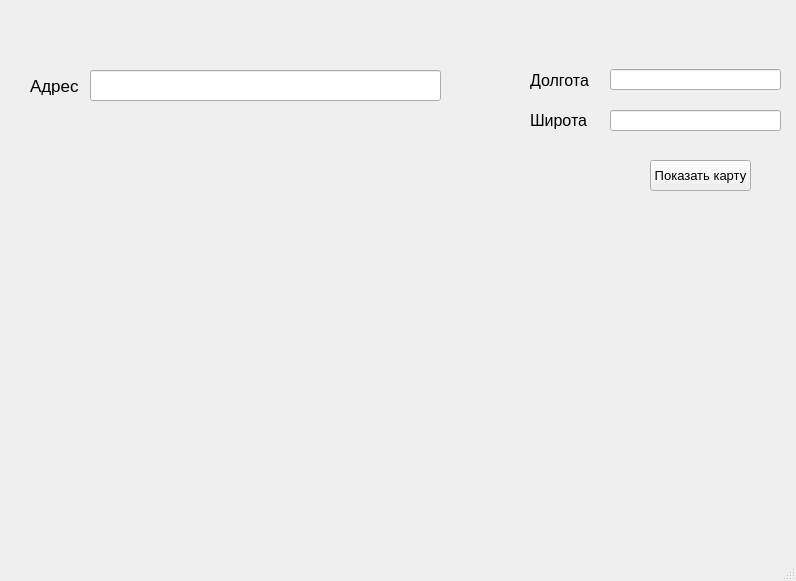
<?xml version="1.0" encoding="UTF-8"?>
<ui version="4.0">
 <class>MainWindow</class>
 <widget class="QMainWindow" name="MainWindow">
  <property name="geometry">
   <rect>
    <x>0</x>
    <y>0</y>
    <width>796</width>
    <height>581</height>
   </rect>
  </property>
  <property name="windowTitle">
   <string>MainWindow</string>
  </property>
  <widget class="QWidget" name="centralwidget">
   <widget class="QLineEdit" name="input_address">
    <property name="geometry">
     <rect>
      <x>90</x>
      <y>70</y>
      <width>351</width>
      <height>31</height>
     </rect>
    </property>
   </widget>
   <widget class="QLabel" name="label_text_address">
    <property name="geometry">
     <rect>
      <x>30</x>
      <y>70</y>
      <width>51</width>
      <height>31</height>
     </rect>
    </property>
    <property name="font">
     <font>
      <pointsize>13</pointsize>
     </font>
    </property>
    <property name="text">
     <string>Адрес</string>
    </property>
   </widget>
   <widget class="QLabel" name="label_map">
    <property name="geometry">
     <rect>
      <x>30</x>
      <y>140</y>
      <width>451</width>
      <height>351</height>
     </rect>
    </property>
    <property name="text">
     <string/>
    </property>
   </widget>
   <widget class="QLineEdit" name="input_long">
    <property name="geometry">
     <rect>
      <x>610</x>
      <y>69</y>
      <width>171</width>
      <height>21</height>
     </rect>
    </property>
   </widget>
   <widget class="QLineEdit" name="input_width">
    <property name="geometry">
     <rect>
      <x>610</x>
      <y>110</y>
      <width>171</width>
      <height>21</height>
     </rect>
    </property>
   </widget>
   <widget class="QLabel" name="label_text_l">
    <property name="geometry">
     <rect>
      <x>530</x>
      <y>70</y>
      <width>61</width>
      <height>21</height>
     </rect>
    </property>
    <property name="font">
     <font>
      <pointsize>12</pointsize>
     </font>
    </property>
    <property name="text">
     <string>Долгота</string>
    </property>
   </widget>
   <widget class="QLabel" name="label_text_w">
    <property name="geometry">
     <rect>
      <x>530</x>
      <y>110</y>
      <width>61</width>
      <height>21</height>
     </rect>
    </property>
    <property name="font">
     <font>
      <pointsize>12</pointsize>
     </font>
    </property>
    <property name="text">
     <string>Широта</string>
    </property>
   </widget>
   <widget class="QLabel" name="label">
    <property name="geometry">
     <rect>
      <x>530</x>
      <y>230</y>
      <width>241</width>
      <height>221</height>
     </rect>
    </property>
    <property name="text">
     <string/>
    </property>
   </widget>
   <widget class="QPushButton" name="btn_show_map">
    <property name="geometry">
     <rect>
      <x>650</x>
      <y>160</y>
      <width>101</width>
      <height>31</height>
     </rect>
    </property>
    <property name="font">
     <font>
      <pointsize>10</pointsize>
     </font>
    </property>
    <property name="text">
     <string>Показать карту</string>
    </property>
   </widget>
  </widget>
  <widget class="QMenuBar" name="menubar">
   <property name="geometry">
    <rect>
     <x>0</x>
     <y>0</y>
     <width>796</width>
     <height>21</height>
    </rect>
   </property>
  </widget>
  <widget class="QStatusBar" name="statusbar"/>
 </widget>
 <resources/>
 <connections/>
</ui>
